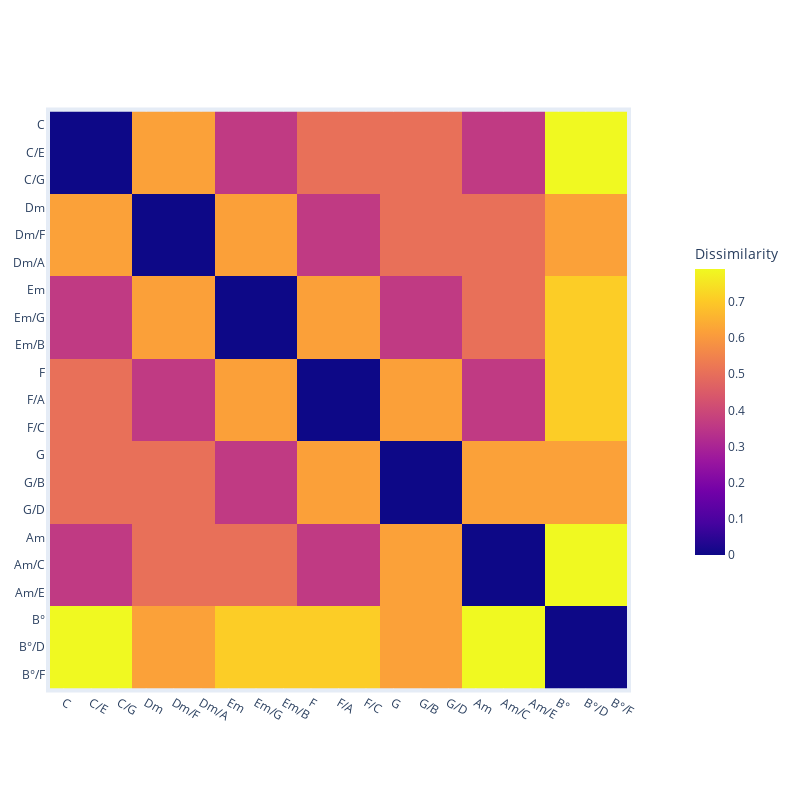

Source (notebook cell):
### Markdown cell above
# Experimento Clasico: Vector clasico con notas

### Code cell
vector_encoding3 = [

      #[1.5*x for x in results_polar_degree[chord_id]['feature_vector']]  +
    # results[chord_id]['feature_vector'] +
     #results_polar_degree[chord_id]['feature_vector'] +
     results_intervals_theory[chord_id]['feature_vector']
      +

    results_binary_notes[chord_id]['feature_vector']
      #results_binary_intervals_12[chord_id]['feature_vector']
    for chord_id in results_intervals_theory.keys()
]

# Realiza MDS en los datos
vector_encoding_mds3,matrix = perform_mds(vector_encoding3)
vector_encoding_mds3_classic, matrix_classic=perform_mds2(vector_encoding3,'mahalanobis')
cg.plot_chords_with_selection(vector_encoding_mds3_classic,matrix_classic, chord_ids, datos,True,True )

for i in vector_encoding3:
    print(i)

classic=segment_and_calculate_and_visualize_metrics_original_space(np.array(vector_encoding3))

### Figure 1 — Plotly figure (JSON) as saved in the notebook; plotly's stock layout.template omitted (floating-point values rounded to 4 significant figures; data arrays with more than 128 entries replaced by an {"elided": "..."} marker saying what was removed)
{"data": [{"coloraxis": "coloraxis", "hovertemplate": "x: %{x}<br>y: %{y}<br>Dissimilarity: %{z}<extra></extra>", "name": "0", "type": "heatmap", "x": ["C", "C/E", "C/G", "Dm", "Dm/F", "Dm/A", "Em", "Em/G", "Em/B", "F", "F/A", "F/C", "G", "G/B", "G/D", "Am", "Am/C", "Am/E", "B°", "B°/D", "B°/F"], "xaxis": "x", "y": ["C", "C/E", "C/G", "Dm", "Dm/F", "Dm/A", "Em", "Em/G", "Em/B", "F", "F/A", "F/C", "G", "G/B", "G/D", "Am", "Am/C", "Am/E", "B°", "B°/D", "B°/F"], "yaxis": "y", "z": {"elided": "21x21 float values"}}], "layout": {"autosize": false, "coloraxis": {"colorbar": {"len": 0.55, "title": {"text": "Dissimilarity"}, "x": 1.1}, "colorscale": [[0, "#0d0887"], [0.1111, "#46039f"], [0.2222, "#7201a8"], [0.3333, "#9c179e"], [0.4444, "#bd3786"], [0.5556, "#d8576b"], [0.6667, "#ed7953"], [0.7778, "#fb9f3a"], [0.8889, "#fdca26"], [1, "#f0f921"]]}, "height": 800, "margin": {"b": 100, "l": 50, "pad": 4, "r": 50, "t": 100}, "width": 800, "xaxis": {"anchor": "y", "constrain": "domain", "domain": [0, 1], "scaleanchor": "y"}, "yaxis": {"anchor": "x", "autorange": "reversed", "constrain": "domain", "domain": [0, 1]}}}
